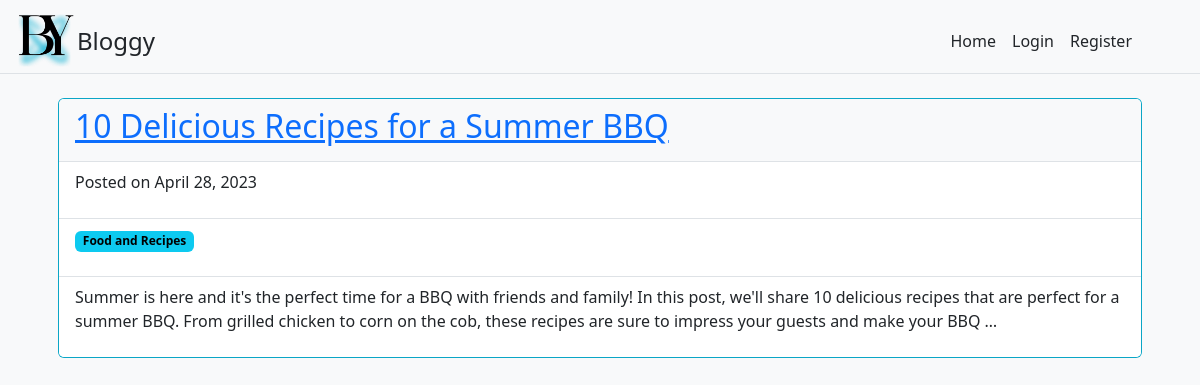
The page / on the database its author committed.
### app/models.py (models this page shows, shortened)
class Post(models.Model):
    title = models.CharField(max_length=255)
    body = models.TextField()
    created_at = models.DateTimeField(auto_now_add=True)
    updated_at = models.DateTimeField(auto_now=True)
    categories = models.ManyToManyField(Category,null=True,blank=True)
    tags = models.ManyToManyField(Tag,null=True,blank=True)

class Category(models.Model):
    name = models.CharField(max_length=255)

### app/views.py (the view)
# urls.py: path('', app_views.home, name='home'),
def home(request):
    posts = Post.objects.all().order_by('-created_at')
    context = {'posts': posts}
    return render(request, 'home.html', context)

### templates/home.html
{% extends 'index.html' %}
{% load static %}
{% block content %}
    <div class="container">
        <div class="d-flex flex-wrap">
            {% for post in posts %}
            <div class="card m-3 bg-info">
                <ul class="list-group bg-light list-group-flush">
                    <li class="list-group-item bg-light"><h2><a href="{% url 'post_detail' post.id %}">{{ post.title }}</a></h2></li>
                    <li class="list-group-item"><p class="meta">Posted on {{ post.created_at|date:"F j, Y" }}</li>
                    <li class="list-group-item"><p class="meta">{% for category in post.categories.all %}<span class="badge text-bg-info">{{ category.name }}</span>{% if not forloop.last %}, {% endif %}{% endfor %}</p></li>
                    <li class="list-group-item"><p>{{ post.body|truncatewords:50 }}</p></li>
                </ul>
            </div>
            {% endfor %}
        </div>
    </div>
{% endblock content %}

### rows shown on the page
Post: title "10 Delicious Recipes for a Summer BBQ", created_at "April 28, 2023", body "Summer is here and it's the perfect time for a BBQ with friends and family! In this post, we'll share 10 delicious recipes that are perfect for a summer BBQ. From grilled chicken to corn on the cob, these recipes are sure to impress your guests and make your BBQ …"
Category: name "Food and Recipes"
